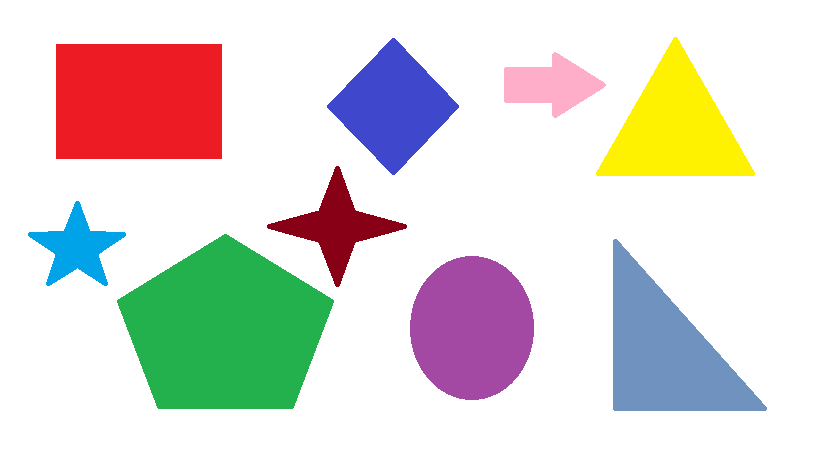
//> input picture opencv_cpp/opencv_image_ec/Resource/shapes1.png, 816 x 460 px
$ ./shapes_contour_detection   (built with g++ and OpenCV 4)
//> lines starting //> are read from the running program, lines starting //| are printed output that depends on the picture; after the words box and inside, x2 and y2 are one past the last pixel; in counts of white or black regions, pixels touching at a corner belong together
#include<opencv2/imgcodecs.hpp>
#include<opencv2/highgui.hpp>
#include<opencv2/imgproc.hpp>
#include<iostream>

using namespace cv;
using namespace std;

void getContours(Mat imgD,Mat img) {


	vector<vector<Point>> contours;
	vector<Vec4i> hierarchy;


	findContours(imgD, contours, hierarchy, RETR_EXTERNAL, CHAIN_APPROX_SIMPLE);

	drawContours(img, contours, -1, Scalar(25, 0, 255), 2);

	int area;

	for (int i = 0; i < contours.size(); i++) {

		area = contourArea(contours[i]);
		//cout << area << endl;

		vector<vector<Point>> conPoly(contours.size());
		vector<Rect> boundRect(contours.size());
		string objectType;

		if (area > 1000) {
			float peri = arcLength(contours[i], true);
			approxPolyDP(contours[i], conPoly[i],0.02*peri,true);
			drawContours(img, conPoly, i, Scalar(255, 0, 255), 2);
			cout << conPoly[i].size() << endl;
			boundRect[i] = boundingRect(conPoly[i]);
			rectangle(img, boundRect[i].tl(), boundRect[i].br(), Scalar(0, 255, 0), 5);

			int objCor = (int)conPoly[i].size();

			if (objCor == 3) {
				objectType = "Triangle";
			}

			putText(img, objectType, {boundRect[i].x,boundRect[i].y-5}, FONT_HERSHEY_DUPLEX, 5, Scalar(250, 50, 50), 5);

		}
	}

}


void main() {

	string path = "Resource/shapes1.png";
	Mat img = imread(path);
//> img is the input picture: 460 rows x 816 cols, CV_8UC3; mean B, G, R 212.6, 217.3, 221.2

	Mat imagGray;

	Mat imgBlure;

	Mat imgCanny;

	Mat imgDilate;

	cvtColor(img, imagGray, COLOR_BGR2GRAY);
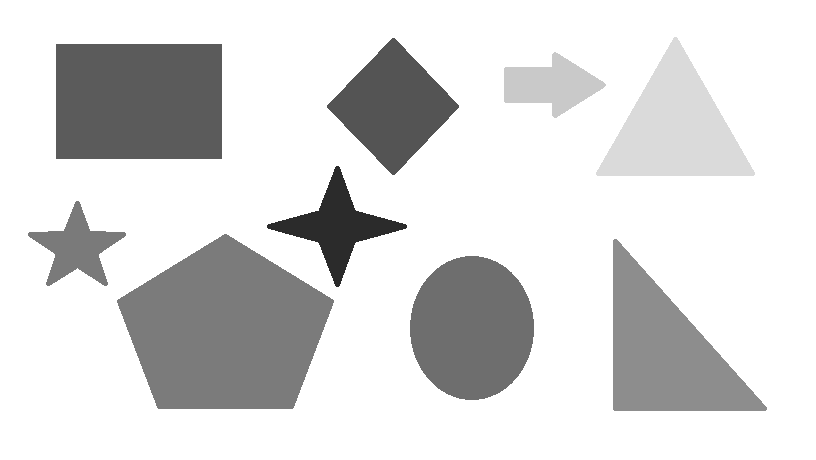
//> imagGray: 460 rows x 816 cols, CV_8UC1; min 43, max 255, mean 217.9

	GaussianBlur(imagGray, imgBlure, Size(7, 7), 5, 0);
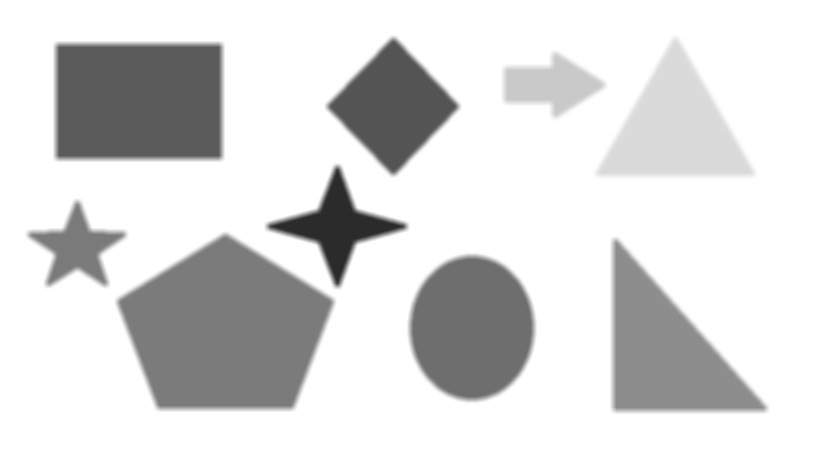
//> imgBlure: 460 rows x 816 cols, CV_8UC1; min 43, max 255, mean 217.9

	Canny(imgBlure, imgCanny, 50, 50);
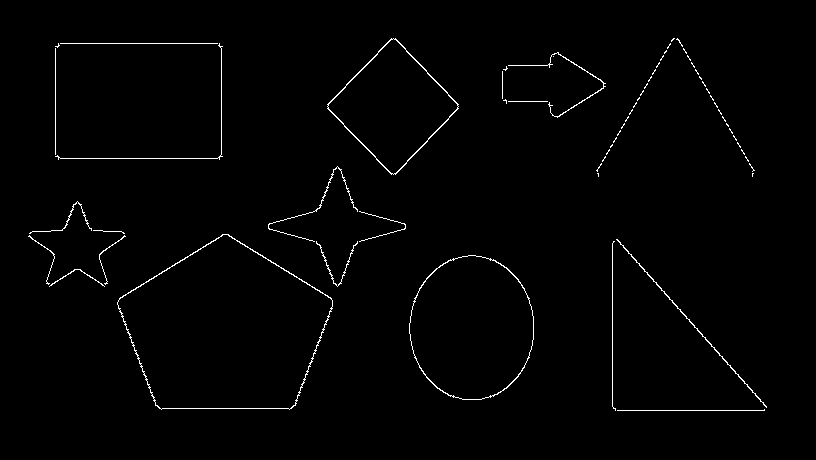
//> imgCanny: 460 rows x 816 cols, CV_8UC1; 1.2% white in thin lines or dots, all inside (x1, y1, x2, y2) = (28, 38, 767, 411)

	Mat kernal = getStructuringElement(MORPH_RECT, Size(3, 3));

	dilate(imgCanny, imgDilate, kernal);
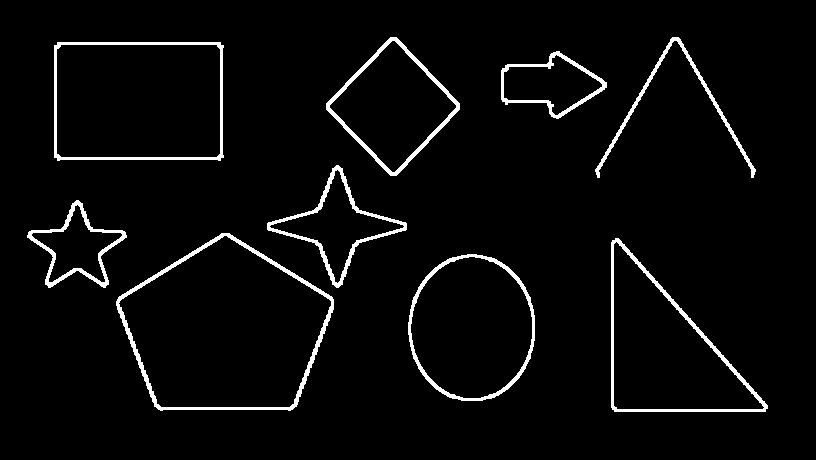
//> imgDilate: 460 rows x 816 cols, CV_8UC1; 3.8% white; 9 white regions

	getContours(imgDilate,img);
//> in getContours, `findContours(imgD, contours, hierarchy, RETR_EXTERNAL, CHAIN_APPROX_SI..`: contours = 9 contours; largest, box (x1, y1, x2, y2) and area: (116, 233, 334, 411) 27334, (54, 42, 224, 161) 19643, (408, 254, 535, 401) 14597, (611, 238, 768, 412) 14505, (326, 37, 460, 176) 9964
//> in getContours, `drawContours(img, contours, -1, Scalar(25, 0, 255), 2);`:
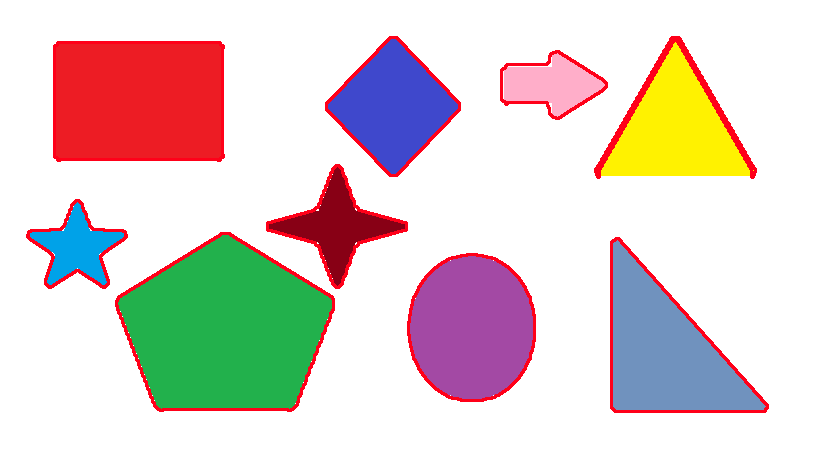
//> img: 460 rows x 816 cols, CV_8UC3; 3.78% of pixels changed, all inside (x1, y1, x2, y2) = (26, 36, 769, 413)
//> the loop in getContours, `for (int i = 0; i < contours.size(); i++)` made 9 passes
//> (area, peri, objCor, objectType) on pass 3: (27334, 668.7, 5, "")
//> (area, peri, objCor) on passes 1, 2, 4, 5, 6, 7: (14597, 452.6, 8), (14505, 578.3, 3), (3872, 364.2, 10), (5390, 448.8, 8), (4125, 301.1, 7), (19643, 573.3, 4)
//| 8
//| 3
//| 5
//| 10
//| 8
//| 7
//| 4
//| 4
//> pass 2, in getContours, `putText(img, objectType, {boundRect[i].x,boundRect[i].y-5}, FONT_HERSH..`:
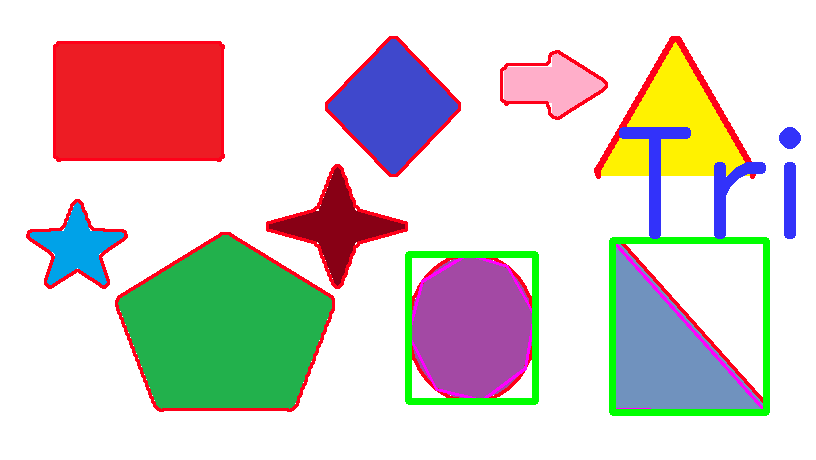
//> img: 460 rows x 816 cols, CV_8UC3; 3.93% of pixels changed, all inside (x1, y1, x2, y2) = (405, 127, 801, 416)
//> after the loop in getContours, `for (int i = 0; i < contours.size(); i++)`:
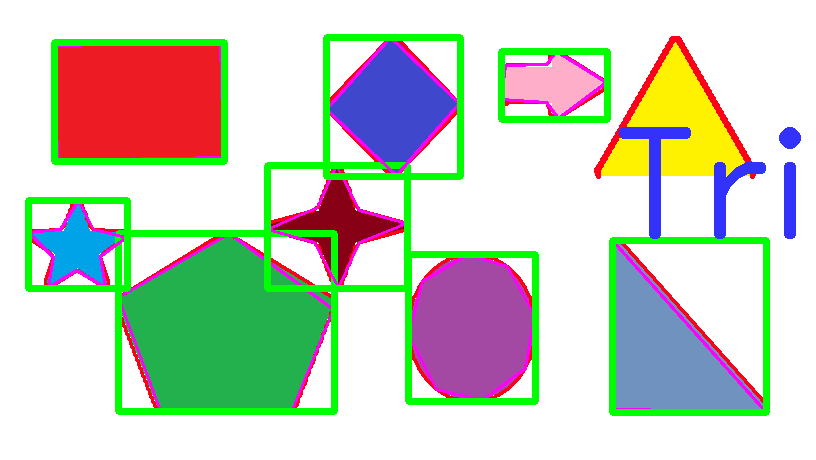
//> img: 460 rows x 816 cols, CV_8UC3; 7.02% of pixels changed, all inside (x1, y1, x2, y2) = (25, 34, 611, 415)

	imshow("image", img);
	// [5 lines of commented-out code are left out]
	waitKey(0);
}
